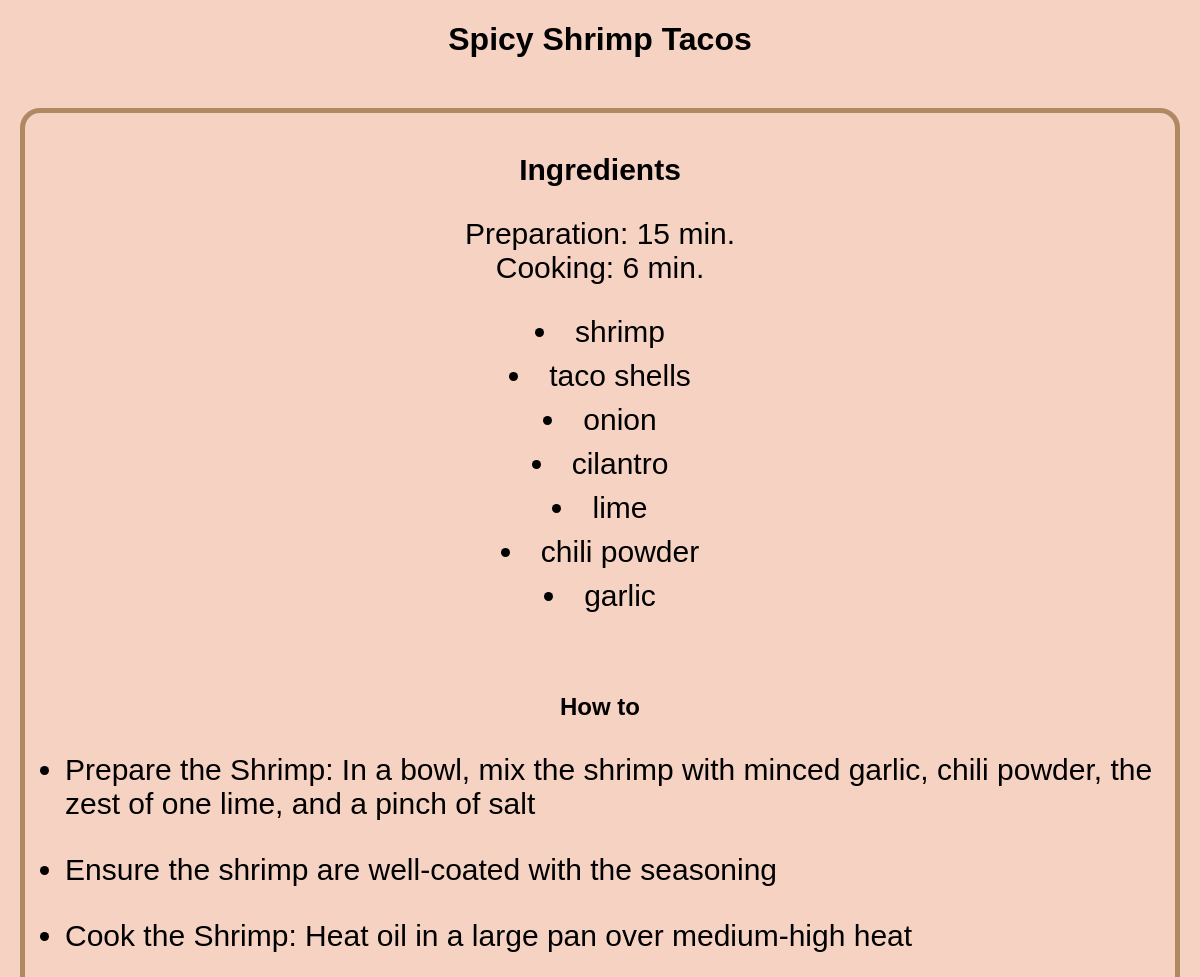
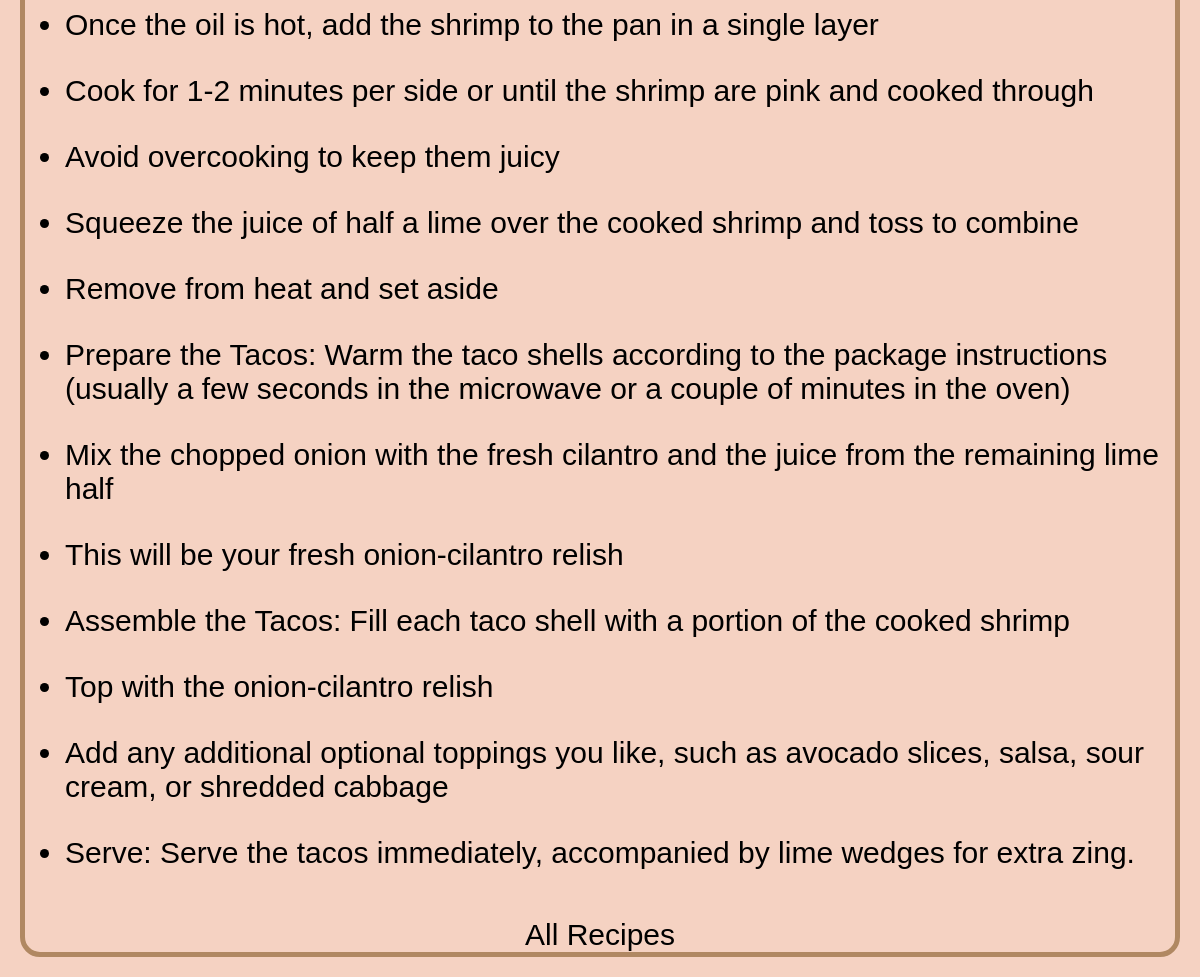
Page /tacos on the committed database (2 pictures, top to bottom).
### tables this page shows
CREATE TABLE recipes (
    recipe_ID INTEGER PRIMARY KEY AUTOINCREMENT,
    recipe_name Text NOT NULL,
    recipe_ingredients Text NOT NULL,
    recipe_description Text NOT NULL,
    preparation_time_in_minute INTEGER NOT NULL,
    cooking_time_in_minute INTEGER NOT NULL
);

### app.py (the view)
@app.route("/tacos")
def tacos():
    data = get_db()
    return render_template("tacos.html", recipe = data)

### app.py (called while the page is built)
def get_db():
    db = getattr(g, '_database', None)
    if db is None:
        db = g._database = sqlite3.connect("food_recipes.db")
        cursor = db.cursor()
        cursor.execute("SELECT recipe_ID, recipe_name, recipe_ingredients, recipe_description, preparation_time_in_minute, cooking_time_in_minute FROM recipes")
        data = cursor.fetchall()
    return data

### templates/tacos.html (shortened to what this page needs)
<!DOCTYPE html>
<html lang="en">
<head>
    <link rel="stylesheet" href="{{ url_for('static', filename='recipes.css') }}">
</head>
<body id="tacos_body">
    <h1 id="recipe_name">{{ recipe[8][1]}}</h1>
    <div id="main_div">
        <h2 id="ingredients_text">Ingredients</h2>
        <div id="prep_and_cooking_time_div">
            <p>Preparation: {{ recipe[8][4] }} min.<br>Cooking: {{ recipe[8][5] }} min.</p>
        </div>
        <ul id="ingredients">
            {% for ingredient in recipe[8][2].split(', ') %}
                <li>{{ ingredient }}</li>
            {% endfor %}
        </ul>
        <h2>How to</h2>
        <ul>
            {% for desc in recipe[8][3].split('. ') %}
            <li class="steps"> {{desc}} </li>
                {% endfor %}
        </ul>
        <a id="return_home" href="/">All Recipes</a>
    </div>
</body>
</html>

### static/recipes.css (style rules this page uses)
body { font-family:Verdana, Geneva, Tahoma, sans-serif; background-color: #DBA979; margin: 0; padding: 0; display: flex; flex-direction: column; align-items: center; }
#tacos_body { background-color: #f5d2c2 }
#main_div { margin: 20px; border:5px solid #b08862; border-radius: 20px; }
#recipe_name { text-align: center; margin-bottom: 30px; }
#prep_and_cooking_time_div { text-align: center; font-size: 30px; }
#ingredients_text { font-size: 30px; text-align: center; margin-top: 40px; }
#ingredients { max-width: 600px; margin: 0 auto; padding: 0; list-style-position: inside; text-align: center; }
h2 { text-align: center; margin-top: 5rem; }
li { font-size: 30px; margin-bottom: 10px; }
.steps { margin-top: 2rem; font-size: 30px; margin-bottom: 10px; }
#return_home { color: black; font-size: 30px; display: block; text-align: center; text-decoration: none; margin-top: 3rem; }

### rows in the picture
recipes: recipe_name "Spicy Shrimp Tacos", preparation_time_in_minute "15", cooking_time_in_minute "6"

### other values in the picture
{{ ingredient }} "shrimp" "taco shells" "onion" "cilantro" "lime" "chili powder" "garlic"
{{ desc }} "Prepare the Shrimp: In a bowl, mix the shrimp with minced garlic, chili powder, the zest of one lime, and a pinch of salt" "Ensure the shrimp are well-coated with the seasoning" "Cook the Shrimp: Heat oil in a large pan over medium-high heat" "Once the oil is hot, add the shrimp to the pan in a single layer" "Cook for 1-2 minutes per side or until the shrimp are pink and cooked through" "Avoid overcooking to keep them juicy" "Squeeze the juice of half a lime over the cooked shrimp and toss to combine" "Remove from heat and set aside" "Prepare the Tacos: Warm the taco shells according to the package instructions (usually a few seconds in the microwave or a couple of minutes in the oven)" "Mix the chopped onion with the fresh cilantro and the juice from the remaining lime half" "This will be your fresh onion-cilantro relish" "Assemble the Tacos: Fill each taco shell with a portion of the cooked shrimp" "Top with the onion-cilantro relish" "Add any additional optional toppings you like, such as avocado slices, salsa, sour cream, or shredded cabbage" "Serve: Serve the tacos immediately, accompanied by lime wedges for extra zing."
